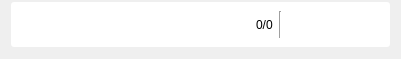
<?xml version="1.0" encoding="UTF-8"?>
<ui version="4.0">
 <class>FindBar</class>
 <widget class="QDialog" name="FindBar">
  <property name="geometry">
   <rect>
    <x>0</x>
    <y>0</y>
    <width>391</width>
    <height>59</height>
   </rect>
  </property>
  <property name="windowTitle">
   <string>Form</string>
  </property>
  <layout class="QHBoxLayout" name="horizontalLayout_2">
   <property name="topMargin">
    <number>2</number>
   </property>
   <property name="bottomMargin">
    <number>12</number>
   </property>
   <item>
    <widget class="QFrame" name="frameShadow">
     <property name="styleSheet">
      <string notr="true">QFrame#frameShadow{
border-radius:3px;
background-color:white;
}
QToolButton{
border-radius:4px;
border:none;
}
QToolButton:hover{
background-color:#EBEBEB;
}</string>
     </property>
     <property name="frameShape">
      <enum>QFrame::StyledPanel</enum>
     </property>
     <property name="frameShadow">
      <enum>QFrame::Raised</enum>
     </property>
     <layout class="QHBoxLayout" name="horizontalLayout">
      <item>
       <widget class="QLineEdit" name="lineEdit">
        <property name="minimumSize">
         <size>
          <width>230</width>
          <height>24</height>
         </size>
        </property>
        <property name="styleSheet">
         <string notr="true">QLineEdit{
border:none;
}</string>
        </property>
       </widget>
      </item>
      <item>
       <widget class="QLabel" name="label">
        <property name="text">
         <string notr="true">0/0</string>
        </property>
       </widget>
      </item>
      <item>
       <widget class="Line" name="line">
        <property name="orientation">
         <enum>Qt::Vertical</enum>
        </property>
       </widget>
      </item>
      <item>
       <widget class="QToolButton" name="buttonUp">
        <property name="toolTip">
         <string>previous</string>
        </property>
        <property name="text">
         <string/>
        </property>
        <property name="icon">
         <iconset resource="../res.qrc">
          <normaloff>:/Resources/imgs/search_up.png</normaloff>:/Resources/imgs/search_up.png</iconset>
        </property>
        <property name="iconSize">
         <size>
          <width>24</width>
          <height>24</height>
         </size>
        </property>
       </widget>
      </item>
      <item>
       <widget class="QToolButton" name="buttonDown">
        <property name="toolTip">
         <string>next</string>
        </property>
        <property name="text">
         <string/>
        </property>
        <property name="icon">
         <iconset resource="../res.qrc">
          <normaloff>:/Resources/imgs/search_down.png</normaloff>:/Resources/imgs/search_down.png</iconset>
        </property>
        <property name="iconSize">
         <size>
          <width>24</width>
          <height>24</height>
         </size>
        </property>
       </widget>
      </item>
      <item>
       <widget class="QToolButton" name="buttonClose">
        <property name="toolTip">
         <string>close</string>
        </property>
        <property name="text">
         <string/>
        </property>
        <property name="icon">
         <iconset resource="../res.qrc">
          <normaloff>:/Resources/imgs/window_close_light_2x.png</normaloff>:/Resources/imgs/window_close_light_2x.png</iconset>
        </property>
        <property name="iconSize">
         <size>
          <width>24</width>
          <height>24</height>
         </size>
        </property>
       </widget>
      </item>
     </layout>
    </widget>
   </item>
  </layout>
 </widget>
 <resources>
  <include location="../res.qrc"/>
 </resources>
 <connections/>
</ui>
